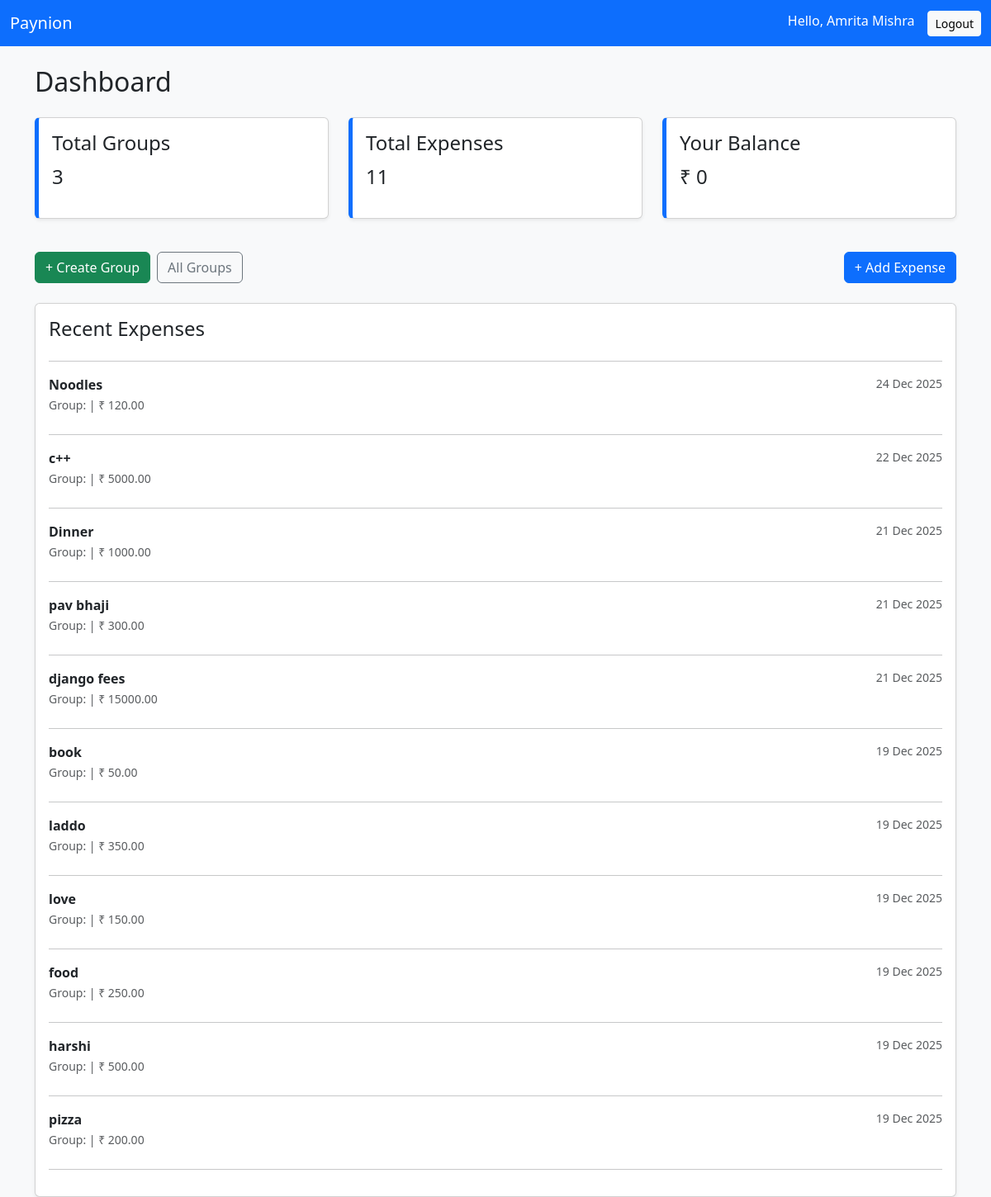
Page /accounts/dashboard/ (signed in) on the earlier database version.
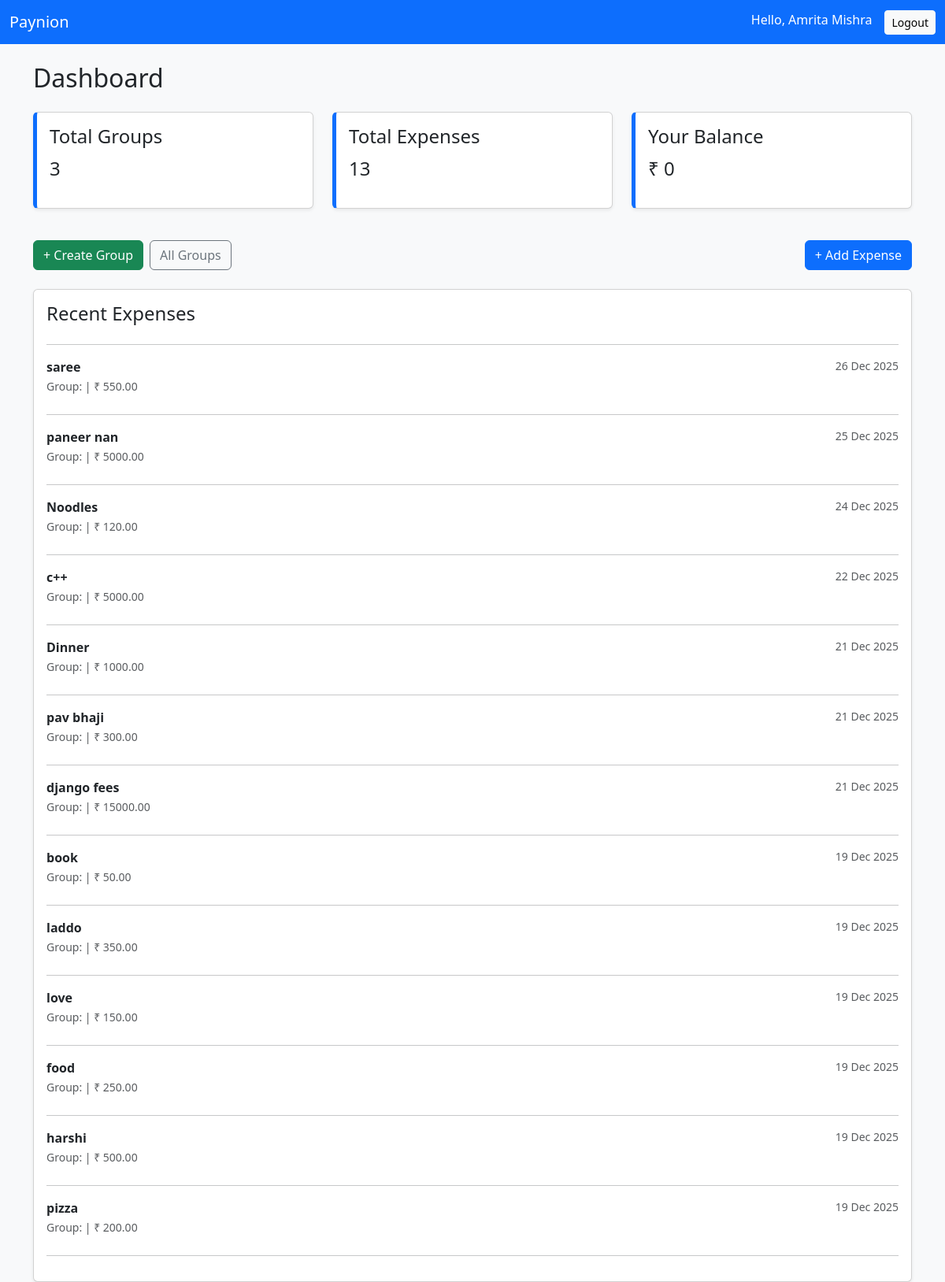
Same page on the later database version.
### accounts/models.py (models this page shows, shortened)
class CustomUser(AbstractUser):
    email = models.EmailField(unique=True)
    full_name = models.CharField(max_length=255)
    phone = models.CharField(max_length=10, blank=True, null=True)
    profile_image = models.ImageField(upload_to=user_profile_path, default='default_profile.png')
    bio = models.CharField(max_length=255, blank=True, null=True)
    USERNAME_FIELD = 'email'
    REQUIRED_FIELDS = ['username', 'full_name']   # keep username but don't use for login

### expenses/models.py (models this page shows, shortened)
class Expense(models.Model):
    SPLIT_TYPES = [
        ("equal", "Equal"),
        ("percentage", "Percentage"),
        ("custom", "Custom"),
    ]
    group = models.ForeignKey(Group, on_delete=models.CASCADE, related_name="expenses")
    amount = models.DecimalField(max_digits=10, decimal_places=2)
    description = models.CharField(max_length=255)
    paid_by = models.ForeignKey(User, on_delete=models.CASCADE, related_name="paid_expenses")
    split_type = models.CharField(max_length=20, choices=SPLIT_TYPES, default="equal")
    created_at = models.DateTimeField(auto_now_add=True)
    class Meta:
        ordering = ["-created_at"]   # 🔥 newest expense first

### accounts/views.py (the view)
# urls.py: path('dashboard/',views.dashboard, name='dashboard'),
@login_required
def dashboard(request):
    total_groups = Group.objects.filter(members=request.user).count()
    total_expenses = Expense.objects.filter(paid_by=request.user).count()
    pending_invites = GroupInvite.objects.filter(
        email=request.user.email,
        is_accepted=False
    )
    recent_expenses = Expense.objects.filter(paid_by=request.user).order_by('-created_at')
    balance = 0
    return render(request, "accounts/dashboard.html", {
        "total_groups": total_groups,
        "total_expenses": total_expenses,
        "recent_expenses": recent_expenses,
        "balance": balance,
    })

### accounts/templates/accounts/dashboard.html (shortened to what this page needs)
{% load static %}
<!DOCTYPE html>
<html lang="en">
<head>
    <link rel="stylesheet"
          href="https://cdn.jsdelivr.net/npm/bootstrap@5.3.2/dist/css/bootstrap.min.css">
</head>
<body class="bg-light">
<nav class="navbar navbar-expand-lg navbar-dark bg-primary">
    <div class="container-fluid">
        <a class="navbar-brand" href="#">Paynion</a>
        <div class="d-flex">
            <span class="text-white me-3">
                Hello, {{ request.user.full_name }}
            </span>
            <a href="{% url 'accounts:logout' %}" class="btn btn-light btn-sm">
                Logout
            </a>
        </div>
    </div>
</nav>
<div class="container mt-4">
    <h2 class="mb-4">Dashboard</h2>
    <div class="row">
        <div class="col-md-4 mb-3">
            <div class="card p-3 shadow-sm card-summary">
                <h4>Total Groups</h4>
                <p class="fs-4">{{ total_groups|default:"0" }}</p>
            </div>
        </div>
        <div class="col-md-4 mb-3">
            <div class="card p-3 shadow-sm card-summary">
                <h4>Total Expenses</h4>
                <p class="fs-4">{{ total_expenses|default:"0" }}</p>
            </div>
        </div>
        <div class="col-md-4 mb-3">
            <div class="card p-3 shadow-sm card-summary">
                <h4>Your Balance</h4>
                <p class="fs-4">₹ {{ balance|default:"0" }}</p>
            </div>
        </div>
    </div>
<div class="d-flex justify-content-between my-4">
    <div class="d-flex gap-2">
        <a href="{% url 'groups:create_group' %}" class="btn btn-success">
            + Create Group
        </a>
        <a href="{% url 'groups:view_all_group' %}"
        class="btn btn-outline-secondary">
            All Groups
        </a>
    </div>
    <a href="{% url 'groups:view_all_group' %}?from=add_expense"
    class="btn btn-primary">
        + Add Expense
    </a>
</div>
    <div class="card shadow-sm p-3">
        <h4>Recent Expenses</h4>
        <hr>
        {% if recent_expenses %}
            {% for exp in recent_expenses %}
                <div class="d-flex justify-content-between mb-2">
                    <div>
                        <strong>{{ exp.description }}</strong>
                        <br>
                        <small class="text-muted">
                            Group: {{ exp.group.name }} |
                            ₹ {{ exp.amount }}
                        </small>
                    </div>
                    <small class="text-muted">
                        {{ exp.created_at|date:"d M Y" }}
                    </small>
                </div>
                <hr>
            {% endfor %}
        {% else %}
            <p class="text-muted">No recent expenses found.</p>
        {% endif %}
    </div>
</div>
</body>
</html>

### accounts/templates/accounts/dashboard.html (style rules this page uses)
.card-summary { border-left: 5px solid #0d6efd; }

Differences in the rows shown:
added Expense: description "saree", amount "550.00", created_at "26 Dec 2025"
added Expense: description "paneer nan", amount "5000.00", created_at "25 Dec 2025"
Other differences:
{{ total_expenses|default:"0" }}: "11" → "13"
